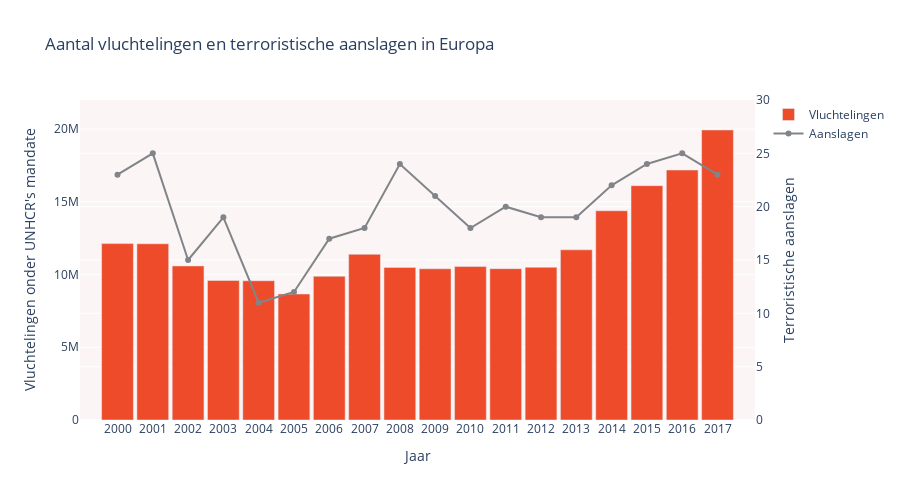

Notebook code for this chart:
### Markdown cell above
x

### Code cell
import plotly.graph_objs as go
import plotly.express as px
import pandas as pd
import geopandas as gpd
import matplotlib.pyplot as plt

colors = ['rgb(238, 75, 43)', 'rgb(252,245,245)', 'rgb(129, 133, 137)']
fig = go.Figure()

fig.add_trace(go.Bar(
    x=df2['Year'],
    y=df2["Refugees under UNHCR's mandate"],
    marker_color='rgb(238, 75, 43)',
    name="Vluchtelingen",
    yaxis='y'  
))

fig.add_trace(go.Scatter(
    x=df3['year'],
    y=df3[('count')],
    marker_color='rgb(129, 133, 137)',
    name="Aanslagen",
    yaxis='y2'  
))

fig.update_layout(
    title='Aantal vluchtelingen en terroristische aanslagen in Europa',
    xaxis=dict(type='category'),
    yaxis=dict(range=[0, 22000000], title="Vluchtelingen onder UNHCR's mandate" , side='left'),
    yaxis2=dict(range=[0, 30], title="Terroristische aanslagen", overlaying='y', side='right'),  
    xaxis_title='Jaar',
    height=500,
    bargap=0.1,
    plot_bgcolor='rgb(252,245,245)',
)

fig.show()

### Figure 1 — Plotly figure (JSON) as saved in the notebook; plotly's stock layout.template omitted (floating-point values rounded to 4 significant figures)
{"data": [{"marker": {"color": "rgb(238, 75, 43)"}, "name": "Vluchtelingen", "type": "bar", "x": [2000, 2001, 2002, 2003, 2004, 2005, 2006, 2007, 2008, 2009, 2010, 2011, 2012, 2013, 2014, 2015, 2016, 2017], "y": [12129079, 12116301, 10593526, 9592247, 9572719, 8661293, 9876879, 11390082, 10488915, 10395713, 10548835, 10403937, 10497017, 11698233, 14384289, 16110276, 17184286, 19940566], "yaxis": "y"}, {"marker": {"color": "rgb(129, 133, 137)"}, "name": "Aanslagen", "type": "scatter", "x": [2000, 2001, 2002, 2003, 2004, 2005, 2006, 2007, 2008, 2009, 2010, 2011, 2012, 2013, 2014, 2015, 2016, 2017], "y": [23, 25, 15, 19, 11, 12, 17, 18, 24, 21, 18, 20, 19, 19, 22, 24, 25, 23], "yaxis": "y2"}], "layout": {"bargap": 0.1, "height": 500, "plot_bgcolor": "rgb(252,245,245)", "title": {"text": "Aantal vluchtelingen en terroristische aanslagen in Europa"}, "xaxis": {"title": {"text": "Jaar"}, "type": "category"}, "yaxis": {"range": [0, 22000000], "side": "left", "title": {"text": "Vluchtelingen onder UNHCR's mandate"}}, "yaxis2": {"overlaying": "y", "range": [0, 30], "side": "right", "title": {"text": "Terroristische aanslagen"}}}}
